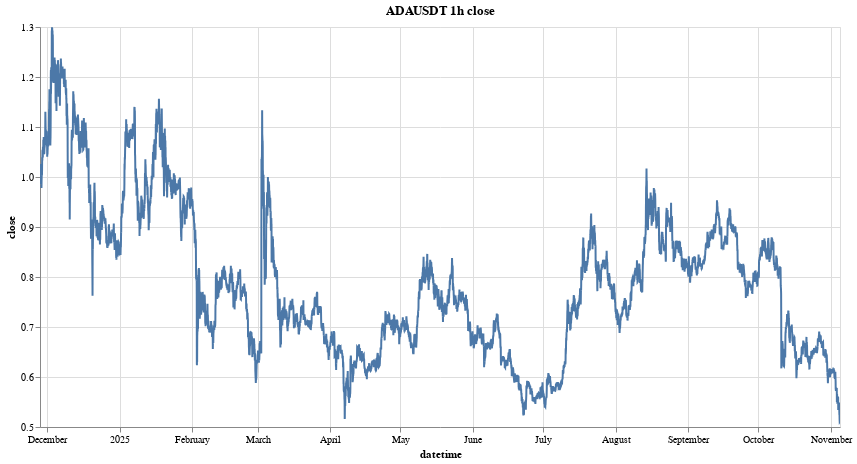

Notebook code cell kept with this figure:
### Code cell
# Plotting the dynamic timeseries
alt.data_transformers.enable("vegafusion")
research.plot_dyn_timeseries(ts, sym, 'close', time_interval)

### Figure 1 — Vega specification as saved in the notebook (floating-point values rounded to 4 significant figures; data arrays with more than 128 entries replaced by an {"elided": "..."} marker saying what was removed)
{"$schema": "https://vega.github.io/schema/vega/v5.json", "data": [{"name": "param_1_store"}, {"name": "param_2_store"}, {"name": "source_0", "values": {"elided": "8208 records"}, "transform": [{"type": "formula", "expr": "toDate(datum['datetime'])", "as": "datetime"}]}, {"name": "source_0_y_domain_close", "values": [{"min": 0.5101, "max": 1.3}]}], "signals": [{"name": "unit", "value": {}, "on": [{"events": "pointermove", "update": "isTuple(group()) ? group() : unit"}]}, {"name": "param_1", "update": "vlSelectionResolve(\"param_1_store\", \"union\")"}, {"name": "param_2", "update": "vlSelectionResolve(\"param_2_store\", \"union\")"}, {"name": "param_1_datetime", "on": [{"events": [{"source": "view", "type": "dblclick"}], "update": "null"}, {"events": {"signal": "param_1_translate_delta"}, "update": "panLinear(param_1_translate_anchor.extent_x, -param_1_translate_delta.x / width)"}, {"events": {"signal": "param_1_zoom_delta"}, "update": "zoomLinear(domain(\"x\"), param_1_zoom_anchor.x, param_1_zoom_delta)"}]}, {"name": "param_1_tuple", "on": [{"events": [{"signal": "param_1_datetime"}], "update": "param_1_datetime ? {unit: \"\", fields: param_1_tuple_fields, values: [param_1_datetime]} : null"}]}, {"name": "param_1_tuple_fields", "value": [{"field": "datetime", "channel": "x", "type": "R"}]}, {"name": "param_1_translate_anchor", "value": {}, "on": [{"events": [{"source": "scope", "type": "pointerdown"}], "update": "{x: x(unit), y: y(unit), extent_x: domain(\"x\")}"}]}, {"name": "param_1_translate_delta", "value": {}, "on": [{"events": [{"source": "window", "between": [{"source": "scope", "type": "pointerdown"}, {"source": "window", "type": "pointerup"}], "type": "pointermove", "consume": true}], "update": "{x: param_1_translate_anchor.x - x(unit), y: param_1_translate_anchor.y - y(unit)}"}]}, {"name": "param_1_zoom_anchor", "on": [{"events": [{"source": "scope", "consume": true, "type": "wheel"}], "update": "{x: invert(\"x\", x(unit)), y: invert(\"y\", y(unit))}"}]}, {"name": "param_1_zoom_delta", "on": [{"events": [{"source": "scope", "consume": true, "type": "wheel"}], "update": "pow(1.001, event.deltaY * pow(16, event.deltaMode))", "force": true}]}, {"name": "param_1_modify", "on": [{"events": {"signal": "param_1_tuple"}, "update": "modify(\"param_1_store\", param_1_tuple, true)"}]}, {"name": "param_2_close", "on": [{"events": [{"source": "view", "type": "dblclick"}], "update": "null"}, {"events": {"signal": "param_2_translate_delta"}, "update": "panLinear(param_2_translate_anchor.extent_y, param_2_translate_delta.y / height)"}, {"events": {"signal": "param_2_zoom_delta"}, "update": "zoomLinear(domain(\"y\"), param_2_zoom_anchor.y, param_2_zoom_delta)"}]}, {"name": "param_2_tuple", "on": [{"events": [{"signal": "param_2_close"}], "update": "param_2_close ? {unit: \"\", fields: param_2_tuple_fields, values: [param_2_close]} : null"}]}, {"name": "param_2_tuple_fields", "value": [{"field": "close", "channel": "y", "type": "R"}]}, {"name": "param_2_translate_anchor", "value": {}, "on": [{"events": [{"source": "scope", "type": "pointerdown"}], "update": "{x: x(unit), y: y(unit), extent_y: domain(\"y\")}"}]}, {"name": "param_2_translate_delta", "value": {}, "on": [{"events": [{"source": "window", "between": [{"source": "scope", "type": "pointerdown"}, {"source": "window", "type": "pointerup"}], "consume": true, "type": "pointermove"}], "update": "{x: param_2_translate_anchor.x - x(unit), y: param_2_translate_anchor.y - y(unit)}"}]}, {"name": "param_2_zoom_anchor", "on": [{"events": [{"source": "scope", "consume": true, "type": "wheel"}], "update": "{x: invert(\"x\", x(unit)), y: invert(\"y\", y(unit))}"}]}, {"name": "param_2_zoom_delta", "on": [{"events": [{"source": "scope", "consume": true, "type": "wheel"}], "update": "pow(1.001, event.deltaY * pow(16, event.deltaMode))", "force": true}]}, {"name": "param_2_modify", "on": [{"events": {"signal": "param_2_tuple"}, "update": "modify(\"param_2_store\", param_2_tuple, true)"}]}], "marks": [{"type": "line", "name": "marks", "from": {"data": "source_0"}, "sort": {"field": "x"}, "encode": {"update": {"tooltip": {"signal": "{\"datetime\": timeFormat(datum[\"datetime\"], '%b %d, %Y'), \"close\": format(datum[\"close\"], \"\")}"}, "stroke": {"value": "#4c78a8"}, "y": {"field": "close", "scale": "y"}, "defined": {"signal": "isValid(datum[\"datetime\"]) && isFinite(+datum[\"datetime\"]) && isValid(datum[\"close\"]) && isFinite(+datum[\"close\"])"}, "x": {"field": "datetime", "scale": "x"}}}, "clip": true, "style": ["line"], "interactive": true}], "scales": [{"name": "x", "type": "time", "domain": {"data": "source_0", "field": "datetime"}, "range": [0, {"signal": "width"}], "domainRaw": {"signal": "param_1[\"datetime\"]"}}, {"name": "y", "type": "linear", "domain": [{"signal": "(data(\"source_0_y_domain_close\")[0] || {}).min"}, {"signal": "(data(\"source_0_y_domain_close\")[0] || {}).max"}], "range": [{"signal": "height"}, 0], "zero": false, "nice": true, "domainRaw": {"signal": "param_2[\"close\"]"}}], "axes": [{"scale": "x", "zindex": 0, "gridScale": "y", "grid": true, "tickCount": {"signal": "ceil(width/40)"}, "domain": false, "orient": "bottom", "labels": false, "aria": false, "maxExtent": 0, "minExtent": 0, "ticks": false}, {"scale": "y", "aria": false, "ticks": false, "minExtent": 0, "zindex": 0, "grid": true, "domain": false, "orient": "left", "gridScale": "x", "tickCount": {"signal": "ceil(height/40)"}, "labels": false, "maxExtent": 0}, {"scale": "x", "zindex": 0, "labelOverlap": true, "title": "datetime", "orient": "bottom", "grid": false, "labelFlush": true, "tickCount": {"signal": "ceil(width/40)"}}, {"scale": "y", "labelOverlap": true, "zindex": 0, "grid": false, "orient": "left", "title": "close", "tickCount": {"signal": "ceil(height/40)"}}], "title": {"text": "ADAUSDT 1h close", "frame": "group"}, "padding": 5, "background": "white", "height": 400, "style": "cell", "width": 800}
